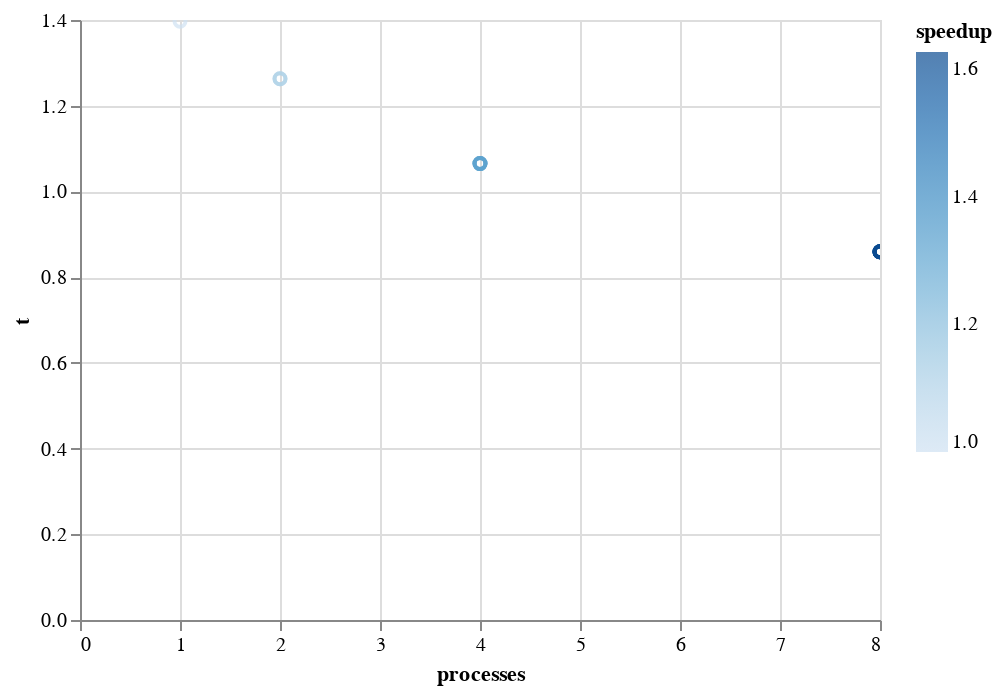

Here is the notebook cell this chart was saved with:
### Code cell
alt.Chart(df).mark_point().encode(
    x="processes",
    y="t",
    color="speedup",
    tooltip=[
        "processes",
        "t",
        "speedup",
    ],
).interactive()

### Figure 1 — Vega-Lite specification as saved in the notebook (floating-point values rounded to 4 significant figures)
{"config": {"view": {"continuousWidth": 400, "continuousHeight": 300}}, "data": {"name": "data-06496c46d62f019516eee3d0074b9053"}, "mark": "point", "encoding": {"color": {"field": "speedup", "type": "quantitative"}, "tooltip": [{"field": "processes", "type": "quantitative"}, {"field": "t", "type": "quantitative"}, {"field": "speedup", "type": "quantitative"}], "x": {"field": "processes", "type": "quantitative"}, "y": {"field": "t", "type": "quantitative"}}, "selection": {"selector001": {"type": "interval", "bind": "scales", "encodings": ["x", "y"]}}, "$schema": "https://vega.github.io/schema/vega-lite/v4.17.0.json", "datasets": {"data-06496c46d62f019516eee3d0074b9053": [{"t": 1.397, "processes": 1, "speedup": 1.0}, {"t": 1.263, "processes": 2, "speedup": 1.106}, {"t": 1.263, "processes": 2, "speedup": 1.106}, {"t": 1.065, "processes": 4, "speedup": 1.312}, {"t": 1.065, "processes": 4, "speedup": 1.312}, {"t": 1.065, "processes": 4, "speedup": 1.312}, {"t": 1.065, "processes": 4, "speedup": 1.312}, {"t": 0.8592, "processes": 8, "speedup": 1.626}, {"t": 0.8592, "processes": 8, "speedup": 1.626}, {"t": 0.8592, "processes": 8, "speedup": 1.626}, {"t": 0.8592, "processes": 8, "speedup": 1.626}, {"t": 0.8592, "processes": 8, "speedup": 1.626}, {"t": 0.8592, "processes": 8, "speedup": 1.626}, {"t": 0.8592, "processes": 8, "speedup": 1.626}, {"t": 0.8589, "processes": 8, "speedup": 1.627}]}}
